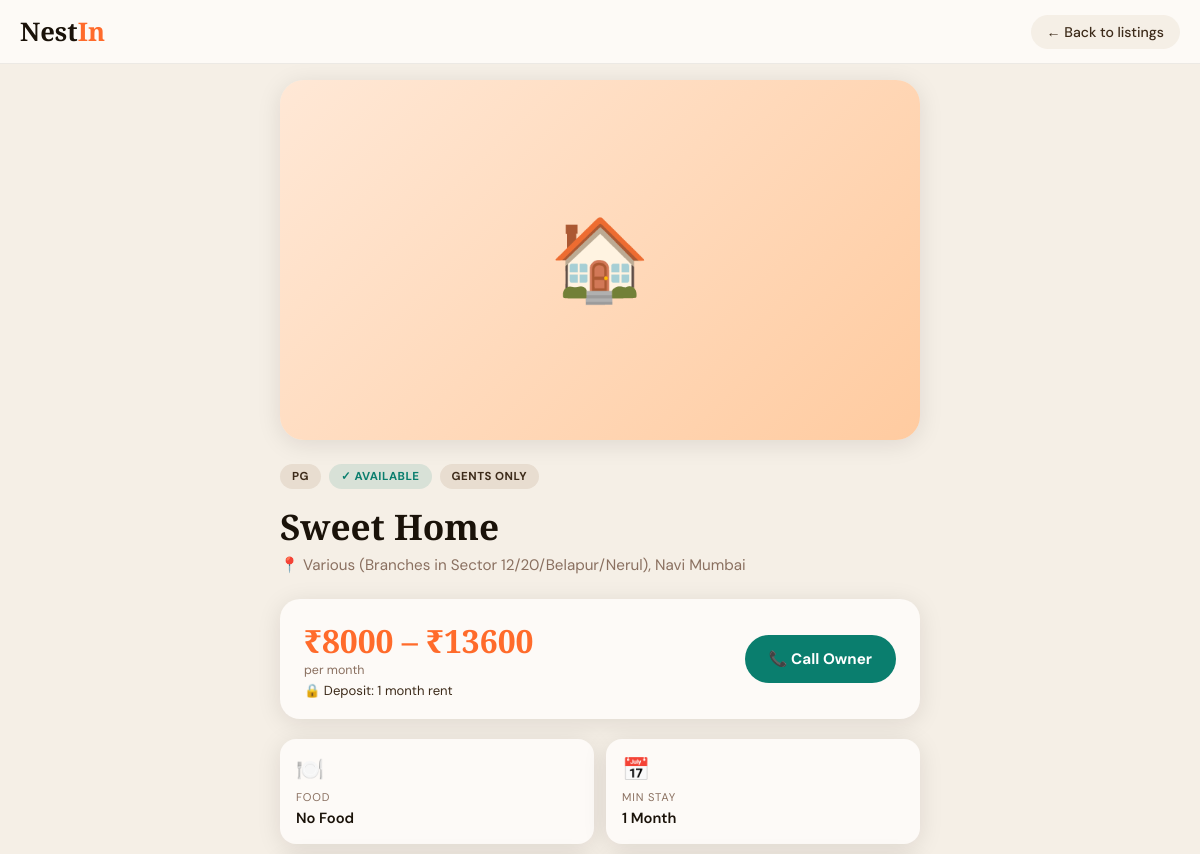
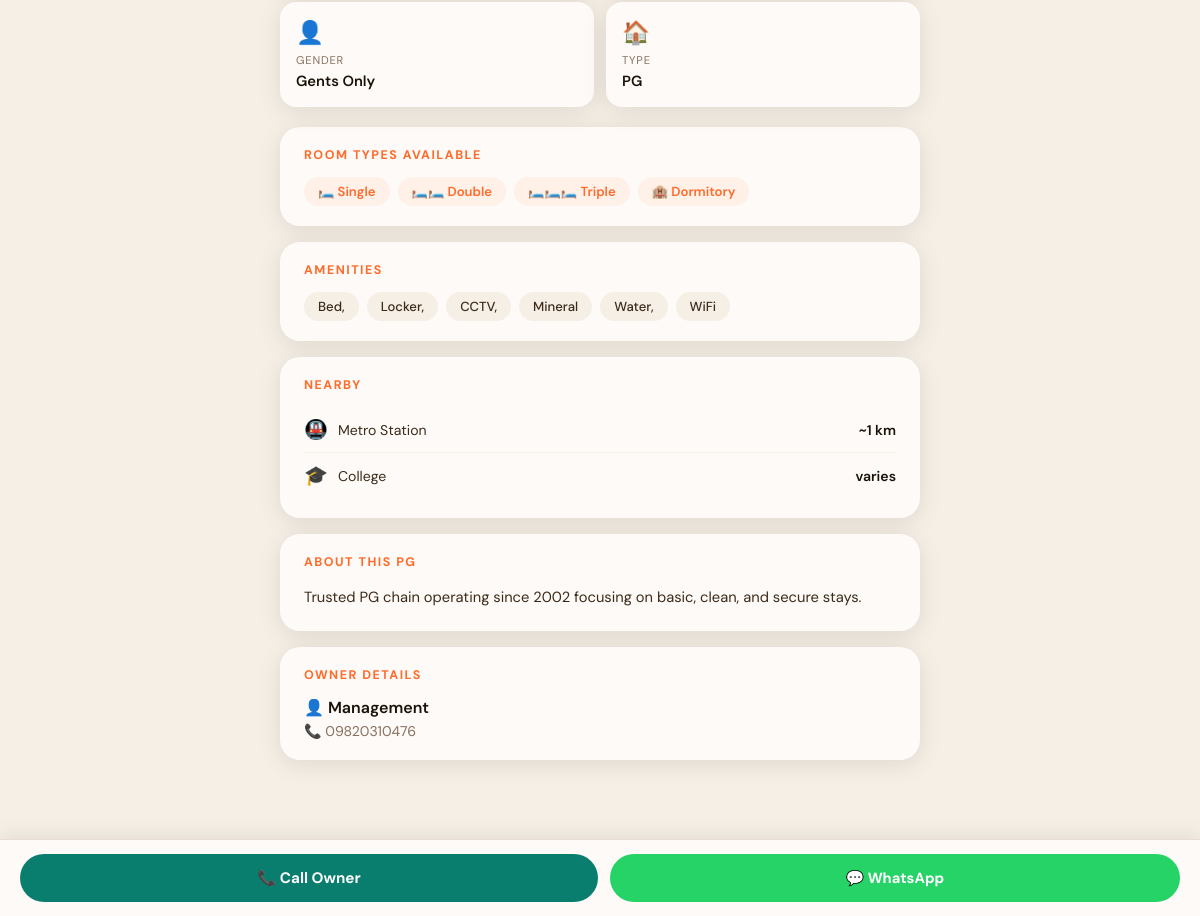
/listing/3/, run on the app's committed database (2 pictures, top to bottom).
### listings/models.py (models this page shows, shortened)
class Listing(models.Model):
    GENDER_CHOICES = [
        ('any', 'Any'),
        ('ladies', 'Ladies Only'),
        ('gents', 'Gents Only'),
    ]
    TYPE_CHOICES = [
        ('pg', 'PG'),
        ('hostel', 'Hostel'),
        ('coliving', 'Co-Living'),
    ]
    FOOD_CHOICES = [
        ('veg', 'Veg Only'),
        ('nonveg', 'Non-Veg'),
        ('both', 'Veg & Non-Veg'),
        ('none', 'No Food'),
    ]
    STAY_CHOICES = [
        ('1', '1 Month'),
        ('3', '3 Months'),
        ('6', '6 Months'),
        ('12', '12 Months'),
    ]
    title = models.CharField(max_length=200)
    pg_type = models.CharField(max_length=20, choices=TYPE_CHOICES, default='pg')
    location = models.CharField(max_length=200)
    city = models.CharField(max_length=100, default='Navi Mumbai')
    distance_from_metro = models.CharField(max_length=100, blank=True)
    distance_from_college = models.CharField(max_length=100, blank=True)
    min_price = models.IntegerField(default=0)
    max_price = models.IntegerField(default=0)
    security_deposit = models.CharField(max_length=200, blank=True)
    gender = models.CharField(max_length=20, choices=GENDER_CHOICES, default='any')
    has_single = models.BooleanField(default=False, verbose_name='Single Room')
    has_double = models.BooleanField(default=False, verbose_name='Double Room')
    has_triple = models.BooleanField(default=False, verbose_name='Triple Room')
    has_dormitory = models.BooleanField(default=False, verbose_name='Dormitory')
    food = models.CharField(max_length=20, choices=FOOD_CHOICES, default='none')
    minimum_stay = models.CharField(max_length=5, choices=STAY_CHOICES, default='1')
    amenities = models.TextField(blank=True)
    description = models.TextField(blank=True)
    owner_name = models.CharField(max_length=100, blank=True)
    owner_phone = models.CharField(max_length=15, blank=True)
    photo = models.ImageField(upload_to='listings/', blank=True, null=True)
    is_available = models.BooleanField(default=True)
    is_active = models.BooleanField(default=True, verbose_name='Show on Website')
    created_at = models.DateTimeField(auto_now_add=True)

### listings/views.py (the view)
# urls.py: path('listing/<int:pk>/', views.listing_detail, name='listing_detail'),
def listing_detail(request, pk):
    listing = get_object_or_404(Listing, pk=pk, is_active=True)
    return render(request, 'listings/detail.html', {'listing': listing})

### listings/templates/listings/detail.html (shortened to what this page needs)
<!DOCTYPE html>
<html lang="en">
<head>
</head>
<body>
<nav>
  <a href="/" class="logo">Nest<span>In</span></a>
  <a href="/" class="back-btn">← Back to listings</a>
</nav>
<div class="page">
  <div class="listing-photo">
    {% if listing.photo %}
    <img src="{{ listing.photo.url }}" alt="{{ listing.title }}" />
    {% else %}
    <div class="no-photo bg-warm">🏠</div>
    {% endif %}
  </div>
  <div class="badges">
    <span class="badge badge-type">{{ listing.get_pg_type_display }}</span>
    {% if listing.is_available %}
    <span class="badge badge-available">✓ Available</span>
    {% else %}
    <span class="badge badge-full">✗ Full</span>
    {% endif %}
    <span class="badge badge-type">{{ listing.get_gender_display }}</span>
  </div>
  <div class="listing-title">{{ listing.title }}</div>
  <div class="listing-location">📍 {{ listing.location }}, {{ listing.city }}</div>
  <div class="price-card">
    <div class="price-main">
      <span class="price-amount">
        ₹{{ listing.min_price }}{% if listing.max_price %} – ₹{{ listing.max_price }}{% endif %}
      </span>
      <span class="price-label">per month</span>
      {% if listing.security_deposit %}
      <span class="price-deposit">🔒 Deposit: {{ listing.security_deposit }}</span>
      {% endif %}
    </div>
    {% if listing.owner_phone %}
    <a href="tel:{{ listing.owner_phone }}" class="call-btn">📞 Call Owner</a>
    {% endif %}
  </div>
  <div class="info-grid">
    <div class="info-card">
      <div class="info-icon">🍽️</div>
      <div class="info-label">Food</div>
      <div class="info-value">{{ listing.get_food_display }}</div>
    </div>
    <div class="info-card">
      <div class="info-icon">📅</div>
      <div class="info-label">Min Stay</div>
      <div class="info-value">{{ listing.get_minimum_stay_display }}</div>
    </div>
    <div class="info-card">
      <div class="info-icon">👤</div>
      <div class="info-label">Gender</div>
      <div class="info-value">{{ listing.get_gender_display }}</div>
    </div>
    <div class="info-card">
      <div class="info-icon">🏠</div>
      <div class="info-label">Type</div>
      <div class="info-value">{{ listing.get_pg_type_display }}</div>
    </div>
  </div>
  {% if listing.has_single or listing.has_double or listing.has_triple or listing.has_dormitory %}
  <div class="section">
    <div class="section-heading">Room Types Available</div>
    <div class="room-types">
      {% if listing.has_single %}<span class="room-pill">🛏️ Single</span>{% endif %}
      {% if listing.has_double %}<span class="room-pill">🛏️🛏️ Double</span>{% endif %}
      {% if listing.has_triple %}<span class="room-pill">🛏️🛏️🛏️ Triple</span>{% endif %}
      {% if listing.has_dormitory %}<span class="room-pill">🏨 Dormitory</span>{% endif %}
    </div>
  </div>
  {% endif %}
  {% if listing.amenities %}
  <div class="section">
    <div class="section-heading">Amenities</div>
    <div class="amenities-list">
      {% for amenity in listing.amenities.split %}
      <span class="amenity-pill">{{ amenity }}</span>
      {% endfor %}
    </div>
  </div>
  {% endif %}
  {% if listing.distance_from_metro or listing.distance_from_college %}
  <div class="section">
    <div class="section-heading">Nearby</div>
    {% if listing.distance_from_metro %}
    <div class="distance-row">
      <span class="distance-icon">🚇</span>
      <span class="distance-text">Metro Station</span>
      <span class="distance-value">{{ listing.distance_from_metro }}</span>
    </div>
    {% endif %}
    {% if listing.distance_from_college %}
    <div class="distance-row">
      <span class="distance-icon">🎓</span>
      <span class="distance-text">College</span>
      <span class="distance-value">{{ listing.distance_from_college }}</span>
    </div>
    {% endif %}
  </div>
  {% endif %}
  {% if listing.description %}
  <div class="section">
    <div class="section-heading">About this PG</div>
    <div class="description">{{ listing.description }}</div>
  </div>
  {% endif %}
  {% if listing.owner_name %}
  <div class="section">
    <div class="section-heading">Owner Details</div>
    <div class="info-value" style="font-size:1rem;">👤 {{ listing.owner_name }}</div>
    {% if listing.owner_phone %}
    <div style="color:var(--muted);font-size:0.88rem;margin-top:4px;">📞 {{ listing.owner_phone }}</div>
    {% endif %}
  </div>
  {% endif %}
  <div style="height:80px;"></div>
</div>
<div class="contact-bottom">
  {% if listing.owner_phone %}
  <a href="tel:{{ listing.owner_phone }}" class="call-btn">📞 Call Owner</a>
  <a href="https://wa.me/91{{ listing.owner_phone }}" class="whatsapp-btn" target="_blank">💬 WhatsApp</a>
  {% else %}
  <button class="call-btn" onclick="alert('Owner contact not available yet!')">📞 Contact Owner</button>
  {% endif %}
</div>
</body>
</html>

### data on the page
Listing: pg_type "PG", gender "GENTS ONLY", title "Sweet Home", location "Various (Branches in Sector 12/20/Belapur/Nerul)", city "Navi Mumbai", min_price "8000", max_price "13600", security_deposit "1 month rent", food "No Food", minimum_stay "1 Month", gender "Gents Only", distance_from_metro "~1 km", distance_from_college "varies", description "Trusted PG chain operating since 2002 focusing on basic, clean, and secure stays.", owner_name "Management", owner_phone "09820310476"

### other printed values
{{ amenity }} "Bed," "Locker," "CCTV," "Mineral" "Water," "WiFi"
